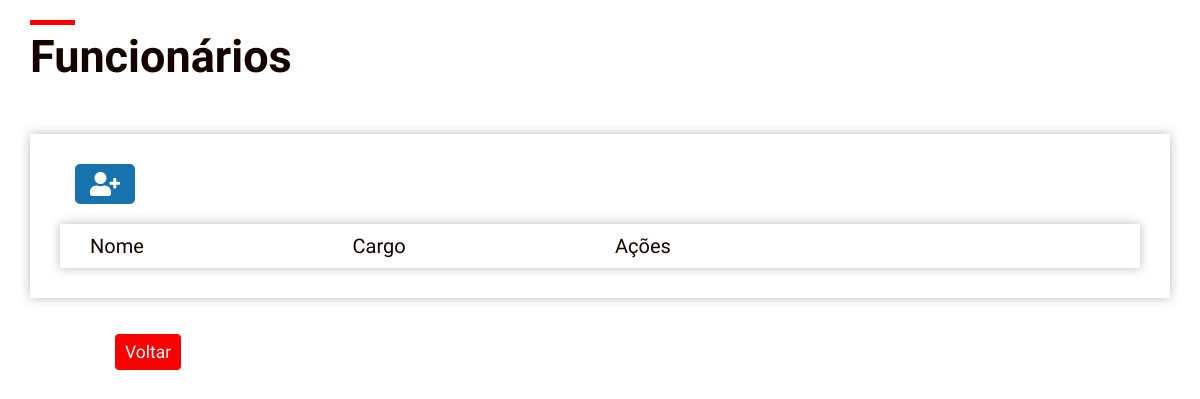
/funcionarios, run on an earlier commit of the app's database.
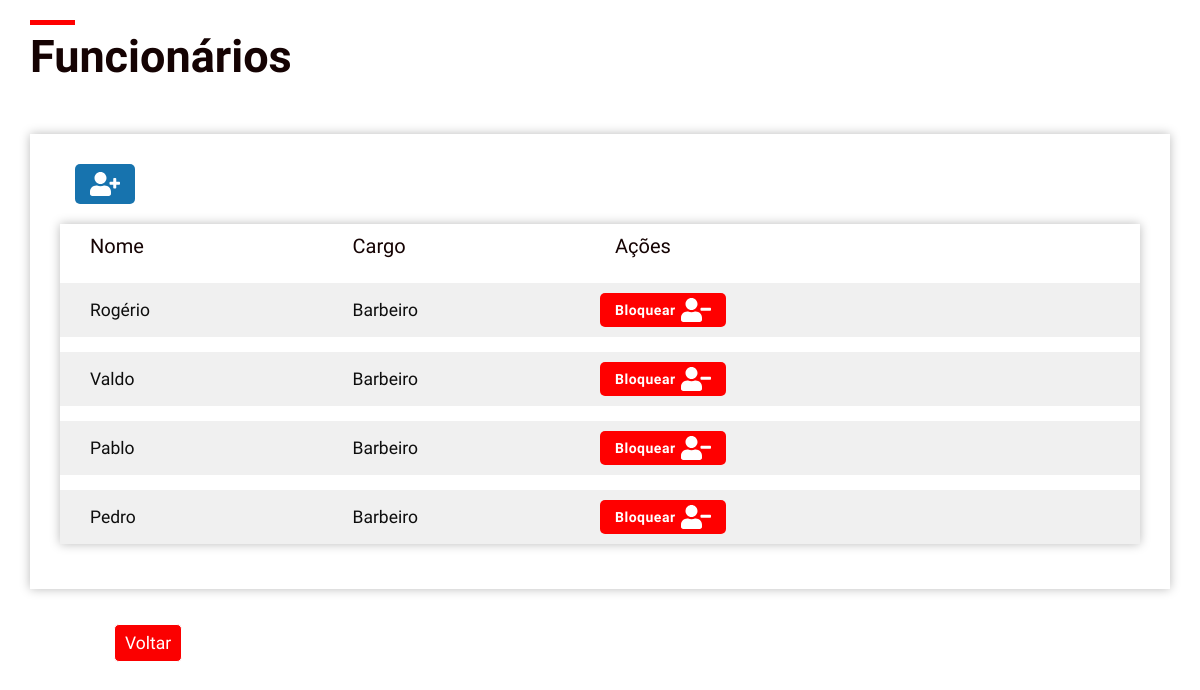
And on a later commit of the database.
### app/models.py (models this page shows, shortened)
class Barbeiro(db.Model):
    id_barbeiro = db.Column(db.Integer, primary_key=True)
    nome = db.Column(db.String(100), index=True)
    email = db.Column(db.String(100), index=True, unique=True)
    senha = db.Column(db.String(128))
    status_bloqueio = db.Column(db.Boolean, default=0)
    atendimentos = db.relationship('Reserva', backref='barbeiro', lazy='dynamic')

### app/routes.py (the view)
@app.route('/funcionarios')
def listagem_funcionarios():
    barbeiros = Barbeiro.query.all()
    return render_template('admin/listagem_funcionarios.html', barbeiros=barbeiros)

### app/templates/admin/listagem_funcionarios.html
{% extends "base.html" %}
{% block content %}
<section>
    <div class="container">
        <div class="row">
            <div class="col-12 px-0">
                <h1 class="c-brown section__title u-title-after">Funcionários</h1>
            </div>
            <div class="col-12 historic__card p-5">
                <div class="col-12 px-0 d-flex">
                    <div class="col-1">
                        <a href="{{url_for('cadastrar_barbeiro')}}">
                            <button class="bgc-blue btn__pattern" type="submit">
                                <img src="../static/img/icon/add_funcionario.svg" alt="" class="img-fluid">
                            </button>
                        </a>
                    </div>
                </div>
                <div class="col-12 px-0 employees__card">
                    <div class="col-12 px-4 py-3 d-flex align-items-center">
                        <div class="col-3">
                            <h2 class="c-brown">Nome</h2>
                        </div>
                        <div class="col-3">
                            <h2 class="c-brown">Cargo</h2>
                        </div>
                        <div class="col-3">
                            <h2 class="c-brown">Ações</h2>
                        </div>
                    </div>
                    {% for b in barbeiros %}
                    <div class="col-12 px-4 py-3 my-4 d-flex align-items-center bgc-gray3">
                        <div class="col-3">
                            <h3 class="c-black">{{b.nome}}</h3>
                        </div>
                        <div class="col-3">
                            <h3 class="c-black">Barbeiro</h3>
                        </div>
                        <div class="col-3 d-flex px-0">
                            {% if b.id_barbeiro != session['id_barbeiro'] %}
                            <div class="col-7 px-0">
                                {% if b.status_bloqueio == 1 %}
                                <button id="btn-bloquear" class="bgc-blue btn__pattern py-2 px-4 d-flex align-items-center justify-content-center" type="submit" data-barbeiro="{{b.id_barbeiro}}" onclick="bloquearFuncionario(this)">
                                    <p class="m-0 p-0">Desbloquear</p>
                                    <img src="../static/img/icon/excluir.svg" alt="" class="u-img-delete ml-2">
                                </button>
                                {% else %}
                                <button id="btn-bloquear" class="bgc-blue btn__pattern py-2 px-4 d-flex align-items-center justify-content-center blocked" type="submit" data-barbeiro="{{b.id_barbeiro}}" onclick="bloquearFuncionario(this)">
                                    <p class="m-0 p-0">Bloquear</p>
                                    <img src="../static/img/icon/excluir.svg" alt="" class="u-img-delete ml-2">
                                </button>
                                {% endif %}
                            </div>
                            {% endif %}
                        </div>
                    </div>
                    {% endfor %}
                </div>
            </div>
        </div>
    </div>
    <div class="vfuncionarios">
        <a href="#" onclick="history.go(-1)" class="btn btn-primary btn-lg">Voltar</a>
   </div>
</section>
{% endblock %}

### app/templates/base.html (shortened to what this page needs)
<!DOCTYPE html>
<html lang="pt-br">
    <head>
        <link rel="stylesheet" href="https://maxcdn.bootstrapcdn.com/bootstrap/4.0.0/css/bootstrap.min.css">
        <link rel="stylesheet" href="/static/css/main.min.css">
    </head>
    <body>
        <main>
            {% block content %}{% endblock %}
        </main>
    </body>
</html>

What changed in the data, as far as the page shows it:
added Barbeiro: nome "Rogério", status_bloqueio False (drawn)
added Barbeiro: nome "Valdo", status_bloqueio False (drawn)
added Barbeiro: nome "Pablo", status_bloqueio False (drawn)
added Barbeiro: nome "Pedro", status_bloqueio False (drawn)
